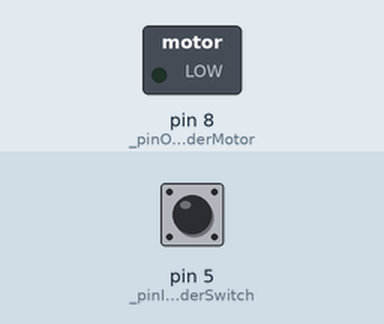
Bench run of a program on a simulated Raspberry Pi (header pin numbers). Shown: switched loads named in the program (green lamp = pin HIGH). Inputs (shaded band) come from the test bench; at power-on: pin 5 (_pinInputFeederSwitch) HIGH. Pins used as bus, display or sensor lines are not drawn.

Above: at 1.2 s.
1.3 s: pin 5 (_pinInputFeederSwitch) pulled LOW for 0.15 s
At 1.4 s:
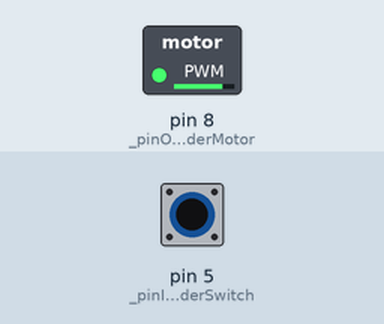
3.0 s: pin 5 (_pinInputFeederSwitch) pulled LOW for 3.2 s
At 7.1 s:
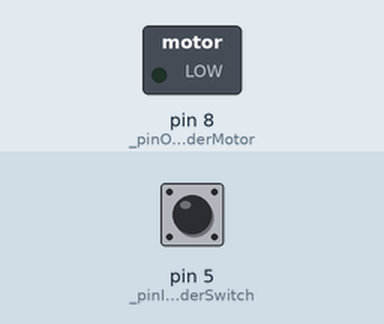
Timing chart, 0 to 8.6 s (numbered marks = the images above; inputs shaded):
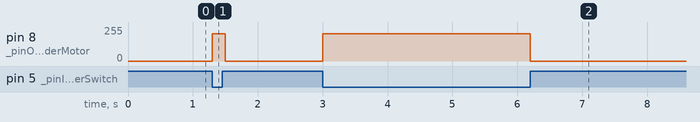

The program:

main.py
```python
import time
import RPi.GPIO as GPIO
import signalHandler

class Main:
    _pinInputFeederSwitch = 5 # Active LOW
    _pinInputFilamentRunOutSwitch = 3
    _pinInputPanicAndFireSwitch = 11
    _pinInputSmokeMaintenance = 12

    _pinOutputPwmaFeederMotor = 8
#    _pinOutputPwmaLedStrip = 10
    _pinOutputStepperDriverStandby = 13

    _sleepInterval = 0.1

    _feederMotor = None
    _ledStrip = None

    _signalHandler = None


    def __init__(self):
        self._signalHandler = signalHandler.signalHandler()

        # pin numbers as gpio layout
        GPIO.setmode(GPIO.BOARD)
        GPIO.setwarnings(False)

        # configure in / out pins
        GPIO.setup(self._pinInputFeederSwitch, GPIO.IN)
        GPIO.setup(self._pinInputFilamentRunOutSwitch, GPIO.IN)
        GPIO.setup(self._pinInputPanicAndFireSwitch, GPIO.IN)
        GPIO.setup(self._pinInputSmokeMaintenance, GPIO.IN)
        GPIO.setup(self._pinOutputPwmaFeederMotor, GPIO.OUT)
#        GPIO.setup(self._pinOutputPwmaLedStrip, GPIO.OUT)
        GPIO.setup(self._pinOutputStepperDriverStandby, GPIO.OUT)

        # init out pins: pwma's low, standby high
        GPIO.output(self._pinOutputPwmaFeederMotor, 0)
#        GPIO.output(self._pinOutputPwmaLedStrip, 0)
        GPIO.output(self._pinOutputStepperDriverStandby, 1)

        # pwm objects for feeder and led strip
        self._feederMotor = GPIO.PWM(self._pinOutputPwmaFeederMotor, 100)
#        self._ledStrip = GPIO.PWM(self._pinOutputPwmaLedStrip, 100)


    def loop(self):
        while True:
            # Clean up and terminate on ctrl-c and sigterm
            if (self._signalHandler.stop):
#                GPIO.cleanup()
                break

            # Start feeder motor if switch input is LOW, stop if HIGH
            if not bool(GPIO.input(self._pinInputFeederSwitch)):
                self._feederMotor.start(80)
            else:
                self._feederMotor.stop()

            time.sleep(self._sleepInterval)


Main().loop()
```

signalHandler.py
```python
import signal

class signalHandler():
    def __init__(self):
        self.stop = False
        signal.signal(signal.SIGINT, self.handle)
        signal.signal(signal.SIGTERM, self.handle)

    def handle(self, signal, frame):
        self.stop = True
```

Measured:
- after the input at 1.3 s, pin 8 (_pinOutputPwmaFeederMotor): 0/255 → 204/255 at once, → 0/255 0.20 s later
- after the input at 3.0 s, pin 8 (_pinOutputPwmaFeederMotor): 0/255 → 204/255 at once, → 0/255 3.2 s later
